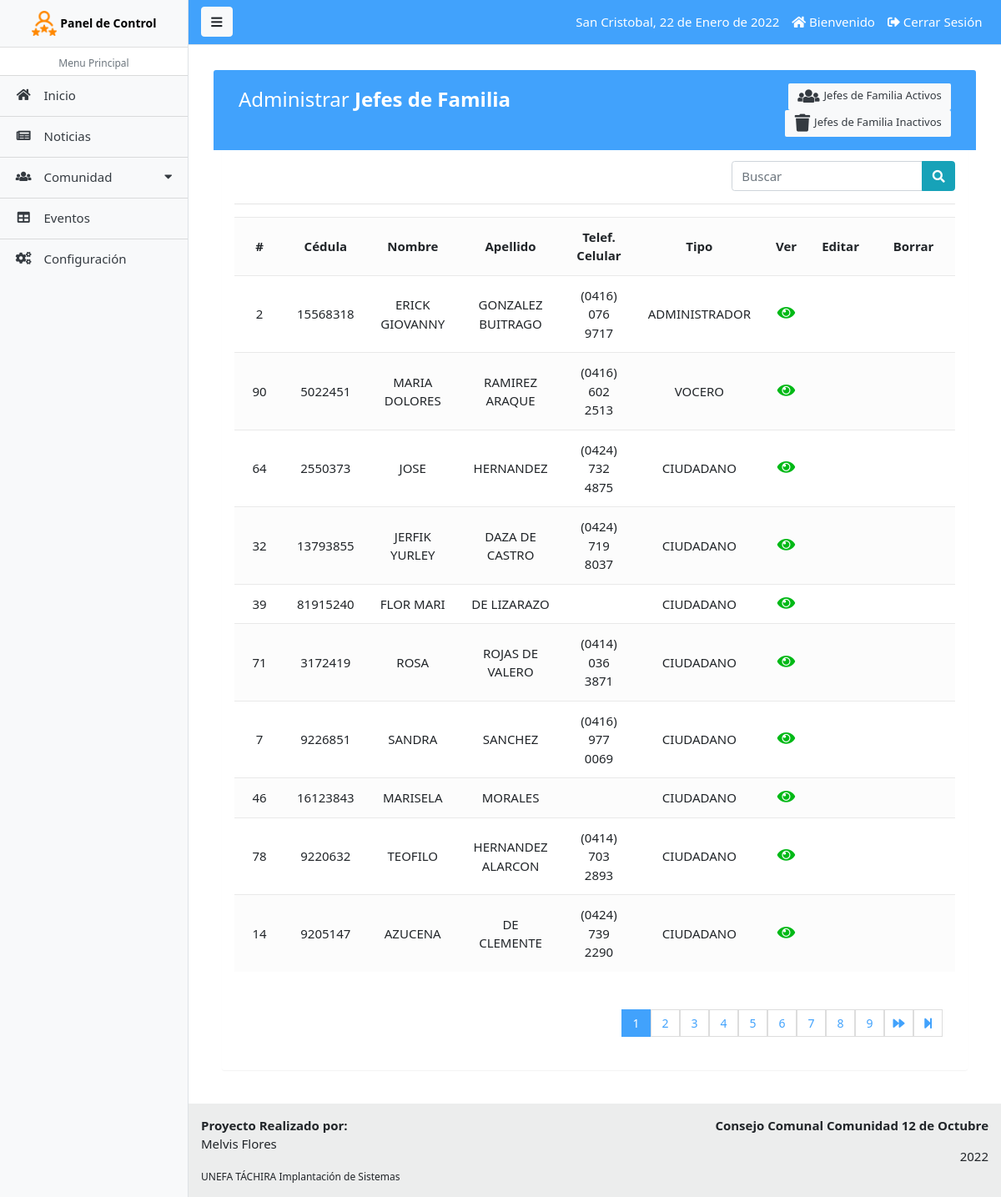
The app's page /paginas/jefe_lista.php (signed in) with its own data.
### tables this page shows
CREATE TABLE `tab_jef` (
  `ident_jef` int(11) NOT NULL,
  `cedul_jef` int(11) DEFAULT NULL,
  `nombr_jef` varchar(45) DEFAULT NULL,
  `apeli_jef` varchar(45) DEFAULT NULL,
  `fecna_jef` date DEFAULT NULL,
  `telem_jef` varchar(45) DEFAULT NULL,
  `telec_jef` varchar(45) DEFAULT NULL,
  `email_jef` varchar(45) DEFAULT NULL,
  `calle_jef` varchar(45) DEFAULT NULL,
  `direc_jef` varchar(200) DEFAULT NULL,
  `tibom_jef` varchar(45) DEFAULT NULL,
  `seria_jef` varchar(45) DEFAULT NULL,
  `usuar_jef` varchar(45) DEFAULT NULL,
  `contr_jef` varchar(45) DEFAULT NULL,
  `statu_jef` char(1) DEFAULT NULL,
  `ident_tip` int(11) NOT NULL
);

CREATE TABLE `tab_tip` (
  `ident_tip` int(11) NOT NULL,
  `nombr_tip` varchar(45) DEFAULT NULL
);

### paginas/jefe_lista.php (the view, shortened to what this page needs)
<?php
  require_once('includes/admin_header.php');
?>
<div class="container-fluid">
	<div class="table-wrapper">
	    <div class="table-title">
	        <div class="row">
            <div class="col-sm-6">
							<h2>Administrar <b>Jefes de Familia</b></h2>
						</div>
						<div class="col-sm-6">
							<a href="jefe_lista.php" class="btn btn-light text-dark"><i class="fa fa-users"></i> Jefes de Familia Activos</a>
							<a href="jefe_lista_inactivo.php" class="btn btn-light text-dark"><i class="fa fa-trash"></i> Jefes de Familia Inactivos</a>
						</div>
	        </div>
	    </div>
	    <div class="row" style="padding-top: 2px;">
	    	<div class="col-sm-8">
				</div>
				<form action="jefe_buscar.php" method="GET" class="col-sm-4" style="padding-top: 1px;">
					<div class="input-group">
						<input type="text" class="form-control" name="busqueda" id="busqueda" placeholder="Buscar">
						<div class="input-group-append">
							<button type="submit" class="btn btn-info"><i class="fa fa-search"></i></button>
						</div>
					</div>
				</form>
	    </div>
	    <hr>
	    <div>
	    	<div class="table-responsive">
					<table class="table table-striped table-hover">
						<tr>
							<th class='text-center'>#</th>
							<th class='text-center'>Cédula</th>
							<th class='text-center'>Nombre</th>
							<th class='text-center'>Apellido</th>
							<th class='text-center'>Telef. Celular</th>
							<th class='text-center'>Tipo</th>
							<th class='text-center'>Ver</th>
							<th class='text-center'>Editar</th>
							<th class='text-center'>Borrar</th>
						</tr>
						<?php
							$sql_registe = mysqli_query($conexion,"SELECT COUNT(*) as total_registro FROM tab_jef WHERE statu_jef = 1");
							$result_registe = mysqli_fetch_array($sql_registe);
							$total_registro = $result_registe['total_registro'];
							$por_pagina = 10;
							if (empty($_GET['pagina']))
							{
								$pagina = 1;
							}else{
								$pagina = $_GET['pagina'];
							}
							$desde = ($pagina-1) * $por_pagina;
							$total_paginas = ceil($total_registro / $por_pagina);
							$query = mysqli_query($conexion,"SELECT u.ident_jef, u.cedul_jef,u.nombr_jef, u.apeli_jef, u.telem_jef, u.usuar_jef, r.ident_tip, r.nombr_tip FROM tab_jef u INNER JOIN tab_tip r ON u.ident_tip = r.ident_tip WHERE statu_jef = 1 AND ident_jef != 1 ORDER BY ident_tip ASC LIMIT $desde,$por_pagina");
							$result = mysqli_num_rows($query);
							if ($result > 0) {
							 	while ($data = mysqli_fetch_array($query)) {
							 		?>
							 		<tr class="row<?php echo $data['ident_jef']; ?>">
										<td class='text-center'><?php echo $data['ident_jef']; ?></td>
										<td class='text-center'><?php echo $data['cedul_jef']; ?></td>
										<td class='text-center'><?php echo $data['nombr_jef']; ?></td>
										<td class='text-center'><?php echo $data['apeli_jef']; ?></td>
										<td class='text-center'><?php echo $data['telem_jef']; ?></td>
										<td class='text-center'><?php echo $data['nombr_tip']; ?></td>
										<td class='text-center'>
											<a href="jefe_ver.php?id=<?php echo $data['ident_jef']; ?>" class="look"><i class="fa fa-eye"></i></a>
										</td>
										<td class='text-center'>
										</td>
										<td class='text-center'>
										</td>
									</tr>
							 	<?php
							 	}
							 }
						?>
					</table>
				</div>
				<div class="paginador">
					<ul>
						<?php
							for ($i=1; $i <= $total_paginas; $i++)
							{
								if ($i == $pagina)
								{
									echo '<li class="pageSelected">'.$i.'</li>';
								}else{
									echo '<li><a href="?pagina='.$i.'">'.$i.'</a></li>';
								}
							}
							if ($pagina != $total_paginas)
							{
								?>
								<li><a href="?pagina=<?php echo $pagina+1; ?>"><i class="fas fa-forward"></i></a></li>
								<li><a href="?pagina=<?php echo $total_paginas; ?>"><i class="fas fa-step-forward"></i></a></li>
								<?php
							}
						?>
					</ul>
				</div>
	    </div>
	</div>
</div>
<?php require_once('includes/admin_footer.php');  ?>

### css/estilos_admin.css (style rules this page uses)
.paginador ul { padding: 15px; list-style: none; background: #fff; margin-top: 15px; display: -webkit-flex; display: -moz-flex; display: -ms-flex; display: -o-flex; display: flex; justify-content: flex-end; }
.paginador a, .pageSelected { color: #41A2FC; border: 1px solid #ddd; padding: 5px; display: inline-block; font-size: 14px; text-align: center; width: 35px; }
.pageSelected { background: #41A2FC; color: #FFF; border: 1px solid #41A2FC; }

### css/estilos_crud.css (style rules this page uses)
body { color: #566787; background: #f5f5f5; font-family: 'Varela Round', sans-serif; font-size: 13px; }
.table-wrapper { background: #fff; padding: 10px 15px; margin: 10px; border-radius: 3px; box-shadow: 0 1px 1px rgba(0,0,0,.05); }
.table-title { padding-bottom: 15px; background: #41A2FC; color: #fff; padding: 16px 30px; margin: -20px -25px 10px; border-radius: 3px 3px 0 0; }
.table-title h2 { margin: 5px 0 0; font-size: 24px; }
.table-title .btn { color: #fff; float: right; font-size: 13px; border: none; min-width: 50px; border-radius: 2px; border: none; outline: none !important; margin-left: 10px; }
.table-title .btn i { float: left; font-size: 21px; margin-right: 5px; }
table.table tr th, table.table tr td { border-color: #e9e9e9; padding: 12px 15px; vertical-align: middle; }
table.table tr th:first-child { width: 60px; }
table.table tr th:last-child { width: 100px; }
table.table-striped tbody tr:nth-of-type(odd) { background-color: #fcfcfc; }
table.table td a { font-weight: bold; color: #566787; display: inline-block; text-decoration: none; outline: none !important; }
table.table td a.look { color: #00B916; }
table.table td i { font-size: 19px; }

### records on screen
tab_jef: ident_jef "2", cedul_jef "15568318", nombr_jef "ERICK GIOVANNY", apeli_jef "GONZALEZ BUITRAGO", telem_jef "(0416) 076 9717", ident_tip.nombr_tip "ADMINISTRADOR"
tab_jef: ident_jef "90", cedul_jef "5022451", nombr_jef "MARIA DOLORES", apeli_jef "RAMIREZ ARAQUE", telem_jef "(0416) 602 2513", ident_tip.nombr_tip "VOCERO"
tab_jef: ident_jef "64", cedul_jef "2550373", nombr_jef "JOSE", apeli_jef "HERNANDEZ", telem_jef "(0424) 732 4875", ident_tip.nombr_tip "CIUDADANO"
tab_jef: ident_jef "32", cedul_jef "13793855", nombr_jef "JERFIK YURLEY", apeli_jef "DAZA DE CASTRO", telem_jef "(0424) 719 8037", ident_tip.nombr_tip "CIUDADANO"
tab_jef: ident_jef "39", cedul_jef "81915240", nombr_jef "FLOR MARI", apeli_jef "DE LIZARAZO", ident_tip.nombr_tip "CIUDADANO"
tab_jef: ident_jef "71", cedul_jef "3172419", nombr_jef "ROSA", apeli_jef "ROJAS DE VALERO", telem_jef "(0414) 036 3871", ident_tip.nombr_tip "CIUDADANO"
tab_jef: ident_jef "7", cedul_jef "9226851", nombr_jef "SANDRA", apeli_jef "SANCHEZ", telem_jef "(0416) 977 0069", ident_tip.nombr_tip "CIUDADANO"
tab_jef: ident_jef "46", cedul_jef "16123843", nombr_jef "MARISELA", apeli_jef "MORALES", ident_tip.nombr_tip "CIUDADANO"
tab_jef: ident_jef "78", cedul_jef "9220632", nombr_jef "TEOFILO", apeli_jef "HERNANDEZ ALARCON", telem_jef "(0414) 703 2893", ident_tip.nombr_tip "CIUDADANO"
tab_jef: ident_jef "14", cedul_jef "9205147", nombr_jef "AZUCENA", apeli_jef "DE CLEMENTE", telem_jef "(0424) 739 2290", ident_tip.nombr_tip "CIUDADANO"

### other values on screen
fechaC() "22 de Enero de 2022"
